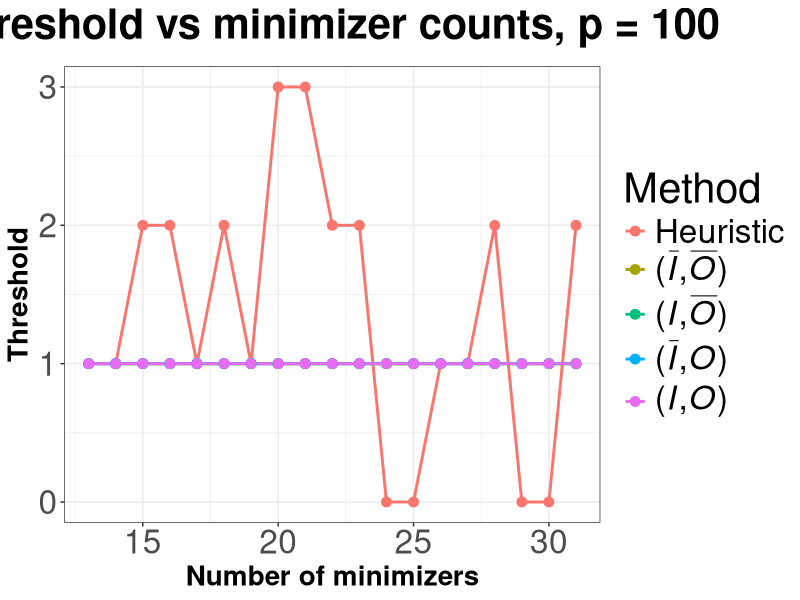
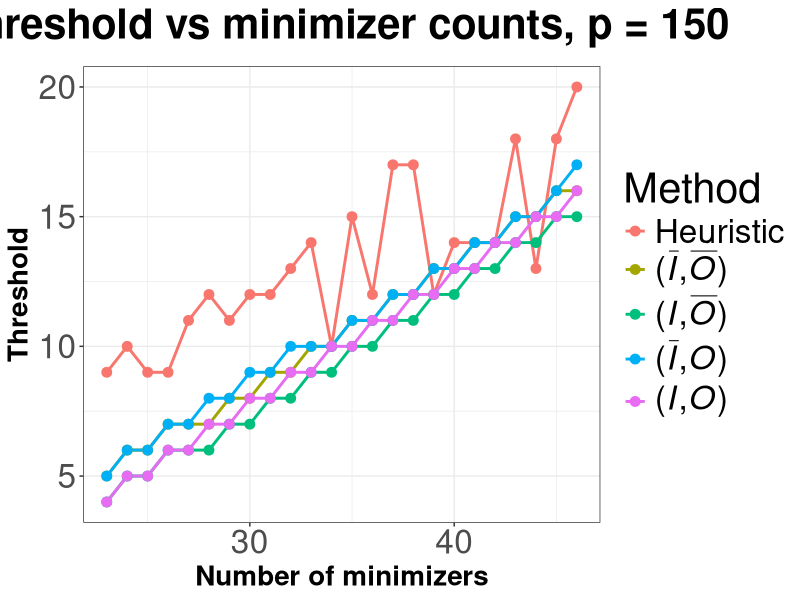
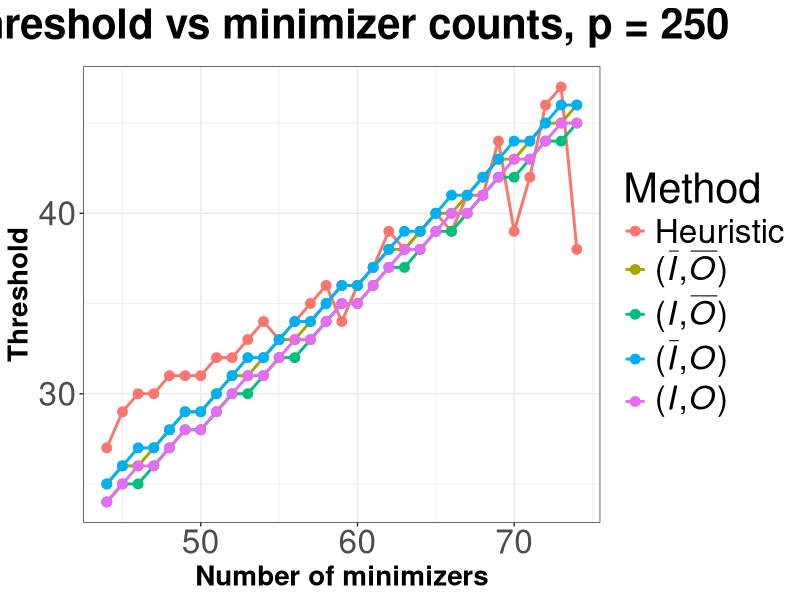

The R source for these figures, in order:
# SPDX-FileCopyrightText: 2006-2024 Knut Reinert & Freie Universität Berlin
# SPDX-FileCopyrightText: 2016-2024 Knut Reinert & MPI für molekulare Genetik
# SPDX-License-Identifier: BSD-3-Clause

library(ggplot2)
library(reshape2)

#######################################################################################################################
# p = 100
#######################################################################################################################

counts <- c(13, 14, 15, 16, 17, 18, 19, 20, 21, 22, 23, 24, 25, 26, 27, 28, 29, 30, 31)
heuristic  <- c(1, 1, 2, 2, 1, 2, 1, 3, 3, 2, 2, 0, 0, 1, 1, 2, 0, 0, 2)
simple  <- c(1, 1, 1, 1, 1, 1, 1, 1, 1, 1, 1, 1, 1, 1, 1, 1, 1, 1, 1)
indirect  <- c(1, 1, 1, 1, 1, 1, 1, 1, 1, 1, 1, 1, 1, 1, 1, 1, 1, 1, 1)
overlap    <- c(1, 1, 1, 1, 1, 1, 1, 1, 1, 1, 1, 1, 1, 1, 1, 1, 1, 1, 1)
both  <- c(1, 1, 1, 1, 1, 1, 1, 1, 1, 1, 1, 1, 1, 1, 1, 1, 1, 1, 1)

df <- data.frame(counts, heuristic, simple, indirect, overlap, both)
colnames(df) <- c("counts", "Heuristic", "Simple", "Indirect", "Overlap", "Both")
df2 <- melt(df, id = "counts", variable.name="Method")

mini1 <- ggplot(df2, aes(x = counts, y = value, color = Method)) + 
  geom_line(size = 1) + 
  geom_point(size = 3) + 
  labs(title=expression(bold("Threshold vs minimizer counts, p = 100")),
       x = "Number of minimizers", 
       y = "Threshold") + 
  scale_colour_discrete(name = "Method", labels =c("Heuristic", 
                                                   expression("("*bar(italic("I"))*","*bar(italic("O"))*")"), 
                                                   expression("("*italic("I")*","*bar(italic("O"))*")"), 
                                                   expression("("*bar(italic("I"))*","*italic("O")*")"), 
                                                   expression("("*italic("I")*","*italic("O")*")"))) +
  theme_bw() +
  theme(text = element_text(size=30),
        plot.title = element_text(size=30, face="bold", hjust = 0.5),
        axis.title.x = element_text(size=20, face="bold"),
        axis.title.y = element_text(size=20, face="bold"),
        legend.text.align = 0)

#######################################################################################################################
# p = 150
#######################################################################################################################

counts <- c(23, 24, 25, 26, 27, 28, 29, 30, 31, 32, 33, 34, 35, 36, 37, 38, 39, 40, 41, 42, 43, 44, 45, 46)
heuristic  <- c(9, 10, 9, 9, 11, 12, 11, 12, 12, 13, 14, 10, 15, 12, 17, 17, 12, 14, 14, 14, 18, 13, 18, 20)
simple  <- c(5, 6, 6, 7, 7, 7, 8, 8, 9, 9, 10, 10, 11, 11, 12, 12, 13, 13, 14, 14, 15, 15, 16, 16)
indirect  <- c(4, 5, 5, 6, 6, 6, 7, 7, 8, 8, 9, 9, 10, 10, 11, 11, 12, 12, 13, 13, 14, 14, 15, 15)
overlap    <- c(5, 6, 6, 7, 7, 8, 8, 9, 9, 10, 10, 10, 11, 11, 12, 12, 13, 13, 14, 14, 15, 15, 16, 17)
both  <- c(4, 5, 5, 6, 6, 7, 7, 8, 8, 9, 9, 10, 10, 11, 11, 12, 12, 13, 13, 14, 14, 15, 15, 16)

df <- data.frame(counts, heuristic, simple, indirect, overlap, both)
colnames(df) <- c("counts", "Heuristic", "Simple", "Indirect", "Overlap", "Both")
df2 <- melt(df, id = "counts", variable.name="Method")

mini2 <- ggplot(df2, aes(x = counts, y = value, color = Method)) + 
  geom_line(size = 1) + 
  geom_point(size = 3) + 
  labs(title=expression(bold("Threshold vs minimizer counts, p = 150")),
       x = "Number of minimizers", 
       y = "Threshold") + 
  scale_colour_discrete(name = "Method", labels =c("Heuristic", 
                                                   expression("("*bar(italic("I"))*","*bar(italic("O"))*")"), 
                                                   expression("("*italic("I")*","*bar(italic("O"))*")"), 
                                                   expression("("*bar(italic("I"))*","*italic("O")*")"), 
                                                   expression("("*italic("I")*","*italic("O")*")"))) +
  theme_bw() +
  theme(text = element_text(size=30),
        plot.title = element_text(size=30, face="bold", hjust = 0.5),
        axis.title.x = element_text(size=20, face="bold"),
        axis.title.y = element_text(size=20, face="bold"),
        legend.text.align = 0)

#######################################################################################################################
# p = 250
#######################################################################################################################

counts <- c(44, 45, 46, 47, 48, 49, 50, 51, 52, 53, 54, 55, 56, 57, 58, 59, 60, 61, 62, 63, 64, 65, 66, 67, 68, 69, 70, 71, 72, 73, 74)
heuristic  <- c(27, 29, 30, 30, 31, 31, 31, 32, 32, 33, 34, 33, 34, 35, 36, 34, 36, 37, 39, 38, 39, 40, 39, 41, 41, 44, 39, 42, 46, 47, 38)
simple  <- c(25, 26, 26, 27, 28, 29, 29, 30, 31, 31, 32, 33, 33, 34, 35, 36, 36, 37, 38, 38, 39, 40, 40, 41, 42, 43, 43, 44, 45, 45, 46)
indirect  <- c(24, 25, 25, 26, 27, 28, 28, 29, 30, 30, 31, 32, 32, 33, 34, 35, 35, 36, 37, 37, 38, 39, 39, 40, 41, 42, 42, 43, 44, 44, 45)
overlap    <- c(25, 26, 27, 27, 28, 29, 29, 30, 31, 32, 32, 33, 34, 34, 35, 36, 36, 37, 38, 39, 39, 40, 41, 41, 42, 43, 44, 44, 45, 46, 46)
both  <- c(24, 25, 26, 26, 27, 28, 28, 29, 30, 31, 31, 32, 33, 33, 34, 35, 35, 36, 37, 38, 38, 39, 40, 40, 41, 42, 43, 43, 44, 45, 45)

df <- data.frame(counts, heuristic, simple, indirect, overlap, both)
colnames(df) <- c("counts", "Heuristic", "Simple", "Indirect", "Overlap", "Both")
df2 <- melt(df, id = "counts", variable.name="Method")

mini3 <- ggplot(df2, aes(x = counts, y = value, color = Method)) + 
  geom_line(size = 1) + 
  geom_point(size = 3) + 
  labs(title=expression(bold("Threshold vs minimizer counts, p = 250")),
       x = "Number of minimizers", 
       y = "Threshold") + 
  scale_colour_discrete(name = "Method", labels =c("Heuristic", 
                                                   expression("("*bar(italic("I"))*","*bar(italic("O"))*")"), 
                                                   expression("("*italic("I")*","*bar(italic("O"))*")"), 
                                                   expression("("*bar(italic("I"))*","*italic("O")*")"), 
                                                   expression("("*italic("I")*","*italic("O")*")"))) +
  theme_bw() +
  theme(text = element_text(size=30),
        plot.title = element_text(size=30, face="bold", hjust = 0.5),
        axis.title.x = element_text(size=20, face="bold"),
        axis.title.y = element_text(size=20, face="bold"),
        legend.text.align = 0)

#######################################################################################################################
# Save plots
#######################################################################################################################

ggsave(file="<DIR>/mini_100.svg", plot=mini1, width=16, height=9)
ggsave(file="<DIR>/mini_150.svg", plot=mini2, width=16, height=9)
ggsave(file="<DIR>/mini_250.svg", plot=mini3, width=16, height=9)